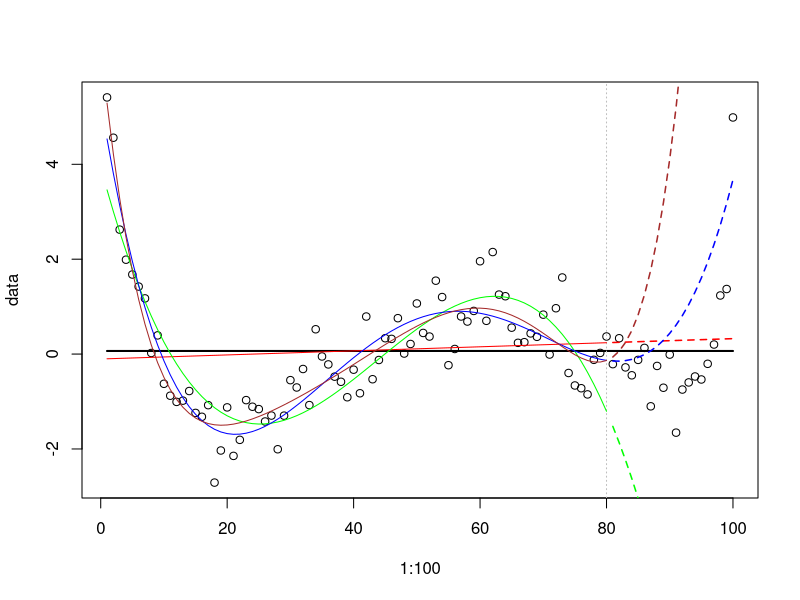

This figure's R source:
# Reference: https://www.r-bloggers.com/the-devil-of-overfitting/
polynomial <- poly(1:100, degree=10)

base       <- polynomial %*% c(1,2,-6,9, 2, 3, 1, 1, 1, 1)

U    <- 80
days <- 1:U

data <- base + rnorm(100, sd=.5)

### Fitting ###
reg1 <- lm(data[days] ~ days)
reg3 <- lm(data[days] ~ poly(days, 3))
reg4 <- lm(data[days] ~ poly(days, 4))
reg6 <- lm(data[days] ~ poly(days, 6))


### Plotting ###
plot(1:100, data)
lines(1:100, rep(mean(data), 100), col = "black", lwd = 2)

abline(v=U, col = "gray", lty = 3) #Add vertical line at U

lines(1:U, fitted(reg1), col="red")
lines(1:U, fitted(reg3), col="green")
lines(1:U, fitted(reg4), col="blue")
lines(1:U, fitted(reg6), col="brown")

lines((U+1):100, predict(reg1,
                         newdata=data.frame(days=(U+1):100)), col="red", lty = 2, lwd=1.5)
lines((U+1):100, predict(reg3,
                         newdata=data.frame(days=(U+1):100)), col="green", lty = 2, lwd=1.5)
lines((U+1):100, predict(reg4,
                         newdata=data.frame(days=(U+1):100)), col="blue", lty = 2, lwd=1.5)
lines((U+1):100, predict(reg6,
                         newdata=data.frame(days=(U+1):100)), col="brown", lty = 2, lwd=1.5)

